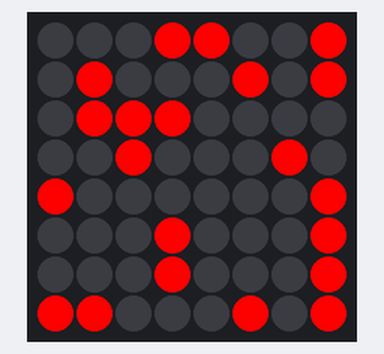
Simulated run of this program. Board: Raspberry Pi (BCM pin numbers) with a Sense HAT. Shown: the Sense HAT's 8×8 RGB LED matrix. Random numbers come from a fixed seed; what the program prints to the terminal is not drawn. At 7.0 s the program stops and its outputs stay as they are.

Above: at 0.08 s.
At 0.73 s:
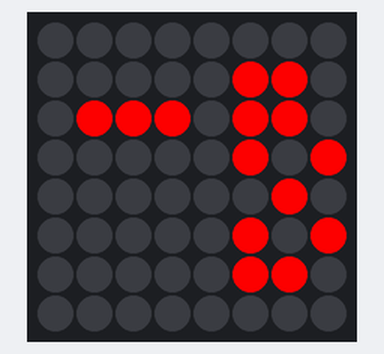
At 1.6 s:
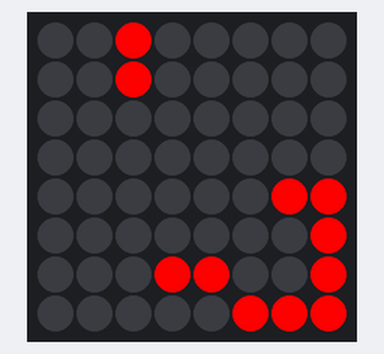
At 3.24 s:
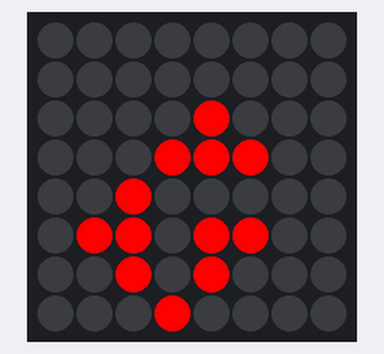
At 4.87 s:
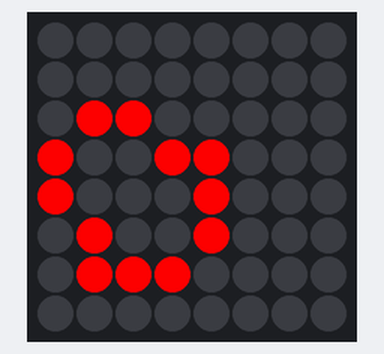
At 6.4 s:
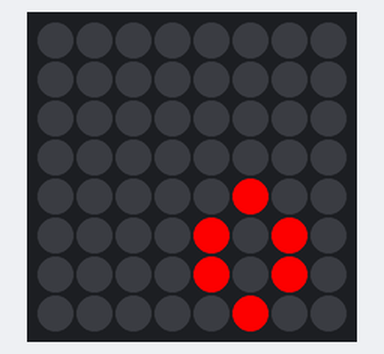

The program:

conway.py
```python
from itertools import product
from random import choice
from time import sleep
from sense_hat import SenseHat
import sys


sense = SenseHat()

class EVO(object):
    def __init__(self, width, height):
        self.size = (width, height)
        self.random_world()

    def __str__(self):
        width, height = self.size
        return '\n'.join(
            ' '.join(
                self.draw_cell(x, y) for x in range(width)
            )
            for y in range(height)
        )

    def __iter__(self):
        return self

    def __next__(self):
        self.evolve_world()
        return self

    next = __next__

    def evolve_cell(self, cell):
        alive = cell in self.live_cells
        neighbours = self.count_neighbours(cell)
        return neighbours == 3 or (alive and neighbours == 2)

    def count_neighbours(self, cell):
        x, y = cell
        deltas = set(product([-1, 0, 1], repeat=2)) - set([(0, 0)])
        neighbours = ((x + dx, y + dy) for (dx, dy) in deltas)
        return sum(neighbour in self.live_cells for neighbour in neighbours)

    def evolve_world(self):
        width, height = self.size
        world = product(range(width), range(height))
        self.live_cells = {cell for cell in world if self.evolve_cell(cell)}

    def random_world(self):
        width, height = self.size
        world = product(range(width), range(height))
        self.live_cells = {cell for cell in world if choice([0, 1])}

    def draw_cell(self, x, y):
        cell = (x, y)
        return 'O' if cell in self.live_cells else ' '

    def get_cell_color(self, x, y):
        cell = (x, y)
        red = (255, 0, 0)
        black = (0, 0, 0)
        return red if cell in self.live_cells else black

    def update(self):
        width, height = self.size
        for x in range(width):
            for y in range(height):
                color = self.get_cell_color(x, y)
                sense.set_pixel(x, y, color)


def main():
    game = EVO(8, 8)
    a=0
    for i in game:
        game.update()
        sleep(0.1)
        a+=1
        if a>=64:
            print('bye')
            sys.exit()

main()

#if __name__ == '__main__':
    #main()
```
